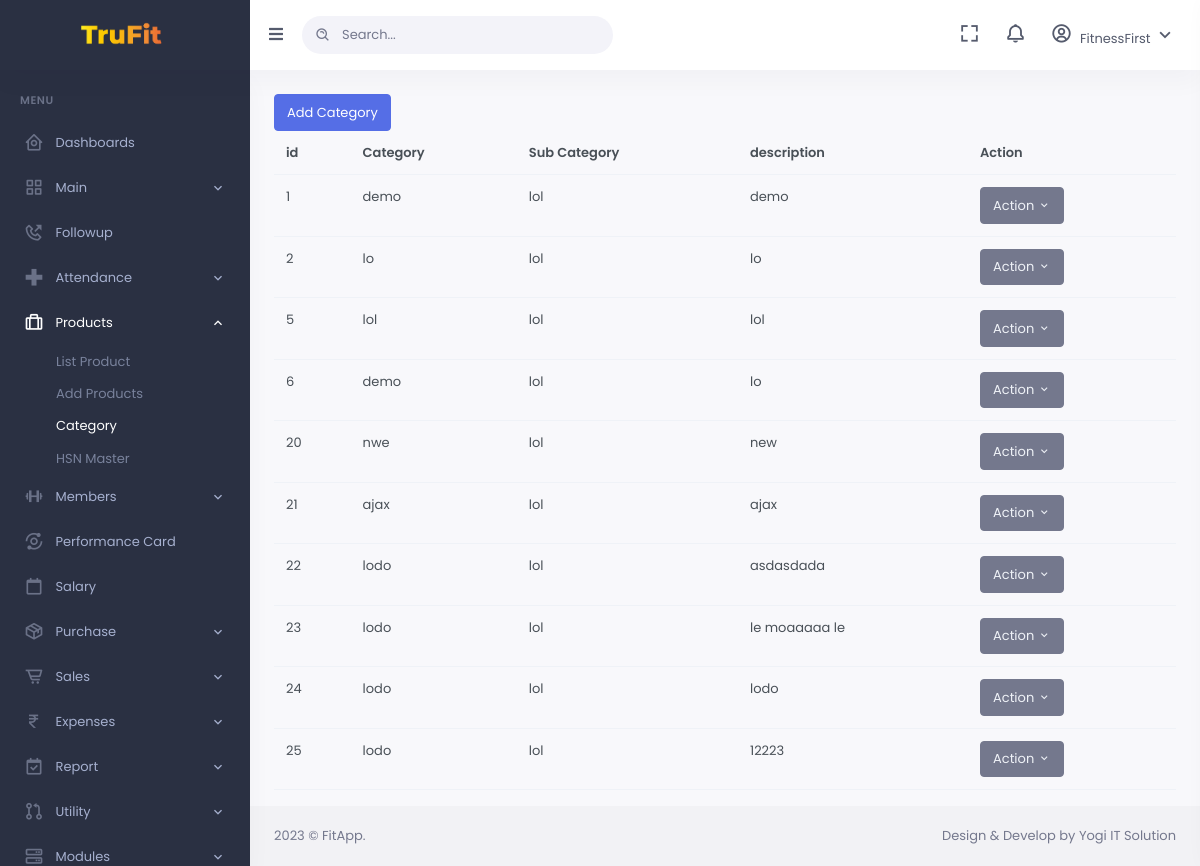
Page /prod-category.php (signed in) on the committed database.
### tables this page shows
CREATE TABLE `category` (
  `catID` int(11) NOT NULL,
  `catName` varchar(255) NOT NULL,
  `desp` varchar(255) NOT NULL
);

### prod-category.php (the view, shortened to what this page needs)
<?php
include_once 'db_conn.php';
$sqlCat = "SELECT * from category";
$res = mysqli_query($conn, $sqlCat);
?>
<!DOCTYPE html>
<html lang="en">
<?php
include('inc/head.php')
?>
<body data-sidebar="dark">
    <div id="layout-wrapper">
        <?php
        include('inc/sidebar.php')
        ?>
        <div id="main" class="layout-column flex">
            <?php
            include('inc/header.php')
            ?>
            <div class="main-content">
                <div class="page-content">
                    <div class="container-fluid">
                        <table id="table" class="table table-theme v-middle" data-plugin="bootstrapTable" data-toolbar="#toolbar" data-search="true" data-search-align="left" data-show-export="true" data-show-columns="true" data-detail-view="false" data-mobile-responsive="true" data-pagination="true" data-page-list="[10, 25, 50, 100, ALL]">
                            <thead>
                                <tr>
                                    <th data-sortable="true" data-field="id">id</th>
                                    <th data-sortable="true" data-field="Category">Category</th>
                                    <th data-sortable="true" data-field="Sub Category">Sub Category</th>
                                    <th data-sortable="true" data-field="description">description</th>
                                    <th>Action</th>
                                    <a href="prod-category-master.php" class="btn btn-primary">Add Category</a>
                                </tr>
                            </thead>
                            <tbody>
                                <tr>
                                    <?php
                                    while ($rowCat = mysqli_fetch_assoc($res)) {
                                    ?>
                                        <td><?= $rowCat['catID'] ?></td>
                                        <td><?= $rowCat['catName'] ?></td>
                                        <td>lol</td>
                                        <td><?= $rowCat['desp'] ?></td>
                                        <td>
                                            <div class="btn-group" role="group">
                                                <button id="btnGroupVerticalDrop1" type="button" class="btn btn-secondary dropdown-toggle" data-bs-toggle="dropdown" aria-haspopup="true" aria-expanded="false">
                                                    Action <i class="mdi mdi-chevron-down"></i>
                                                </button>
                                            </div>
                                        </td>
                                </tr>
                            <?php } ?>
                            </tbody>
                        </table>
                    </div>
                </div>
            </div>
            <?php
            include('inc/footer.php')
            ?>
        </div>
</body>
</html>

### rows in the picture
category: catID "1", catName "demo", desp "demo"
category: catID "2", catName "lo", desp "lo"
category: catID "5", catName "lol", desp "lol"
category: catID "6", catName "demo", desp "lo"
category: catID "20", catName "nwe", desp "new"
category: catID "21", catName "ajax", desp "ajax"
category: catID "22", catName "lodo", desp "asdasdada"
category: catID "23", catName "lodo", desp "le moaaaaa le"
category: catID "24", catName "lodo", desp "lodo"
category: catID "25", catName "lodo", desp "12223"
